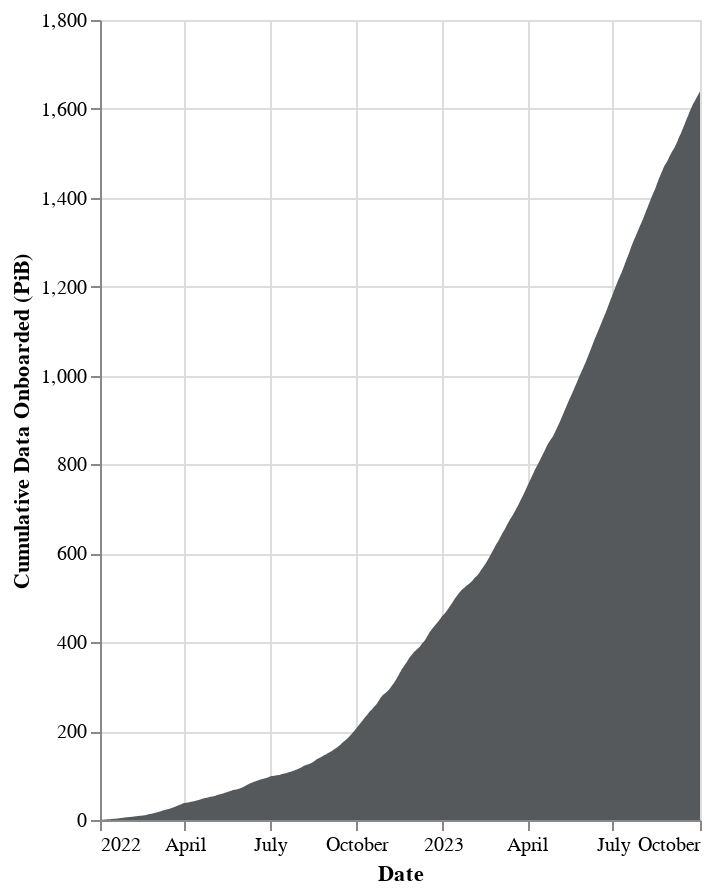

The notebook cell saved with this chart:
### Code cell
# | output: true

display(Markdown(f"### Cumulative Data Onboarded"))

df["cumulative_data"] = df["onboarded_tibs"].cumsum()

alt.Chart(df).mark_area().encode(
    x=alt.X("date:T", title="Date"),
    y=alt.Y("cumulative_data:Q", title="Cumulative Data Onboarded (PiB)"),
    color=alt.value("#55595c"),
    tooltip=[
        alt.Tooltip("date:T", title="Date"),
        alt.Tooltip("cumulative_data:Q",
                    title="Cumulative Data Onboarded (PiB)"),
    ],
).properties(
    width="container",
    height=400,
)

### Figure 1 — Vega-Lite specification as saved in the notebook (floating-point values rounded to 4 significant figures; data arrays with more than 128 entries replaced by an {"elided": "..."} marker saying what was removed)
{"config": {"view": {"continuousWidth": 300, "continuousHeight": 300}}, "data": {"name": "data-07080a54a5fbb6fd0954b93b966e6452"}, "mark": {"type": "area"}, "encoding": {"color": {"value": "#55595c"}, "tooltip": [{"field": "date", "title": "Date", "type": "temporal"}, {"field": "cumulative_data", "title": "Cumulative Data Onboarded (PiB)", "type": "quantitative"}], "x": {"field": "date", "title": "Date", "type": "temporal"}, "y": {"field": "cumulative_data", "title": "Cumulative Data Onboarded (PiB)", "type": "quantitative"}}, "height": 400, "width": "container", "$schema": "https://vega.github.io/schema/vega-lite/v5.14.1.json", "datasets": {"data-07080a54a5fbb6fd0954b93b966e6452": {"elided": "640 records"}}}
